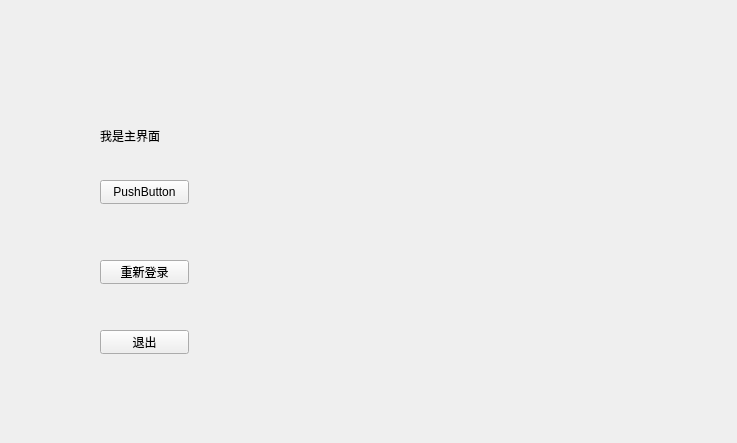
<?xml version="1.0" encoding="UTF-8"?>
<ui version="4.0">
 <class>Widget</class>
 <widget class="QWidget" name="Widget">
  <property name="geometry">
   <rect>
    <x>0</x>
    <y>0</y>
    <width>737</width>
    <height>443</height>
   </rect>
  </property>
  <property name="windowTitle">
   <string>Widget</string>
  </property>
  <widget class="QLabel" name="label">
   <property name="geometry">
    <rect>
     <x>100</x>
     <y>120</y>
     <width>231</width>
     <height>31</height>
    </rect>
   </property>
   <property name="text">
    <string>我是主界面</string>
   </property>
  </widget>
  <widget class="QPushButton" name="pushButton">
   <property name="geometry">
    <rect>
     <x>100</x>
     <y>180</y>
     <width>89</width>
     <height>24</height>
    </rect>
   </property>
   <property name="text">
    <string>PushButton</string>
   </property>
  </widget>
  <widget class="QPushButton" name="pushButton_3">
   <property name="geometry">
    <rect>
     <x>100</x>
     <y>260</y>
     <width>89</width>
     <height>24</height>
    </rect>
   </property>
   <property name="text">
    <string>重新登录</string>
   </property>
  </widget>
  <widget class="QPushButton" name="pushButton_4">
   <property name="geometry">
    <rect>
     <x>100</x>
     <y>330</y>
     <width>89</width>
     <height>24</height>
    </rect>
   </property>
   <property name="text">
    <string>退出</string>
   </property>
  </widget>
 </widget>
 <layoutdefault spacing="6" margin="11"/>
 <resources/>
 <connections>
  <connection>
   <sender>pushButton_4</sender>
   <signal>clicked()</signal>
   <receiver>Widget</receiver>
   <slot>close()</slot>
   <hints>
    <hint type="sourcelabel">
     <x>160</x>
     <y>337</y>
    </hint>
    <hint type="destinationlabel">
     <x>158</x>
     <y>387</y>
    </hint>
   </hints>
  </connection>
 </connections>
</ui>
